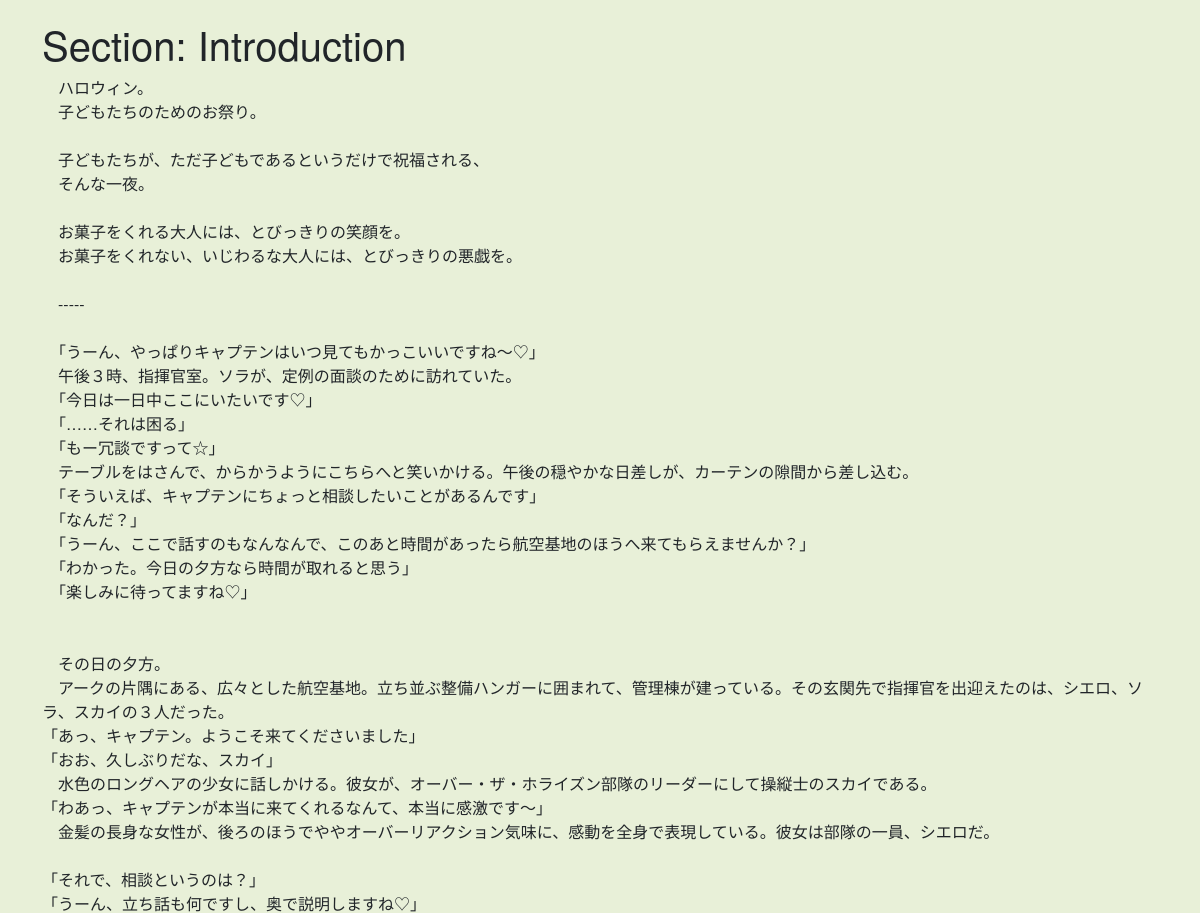
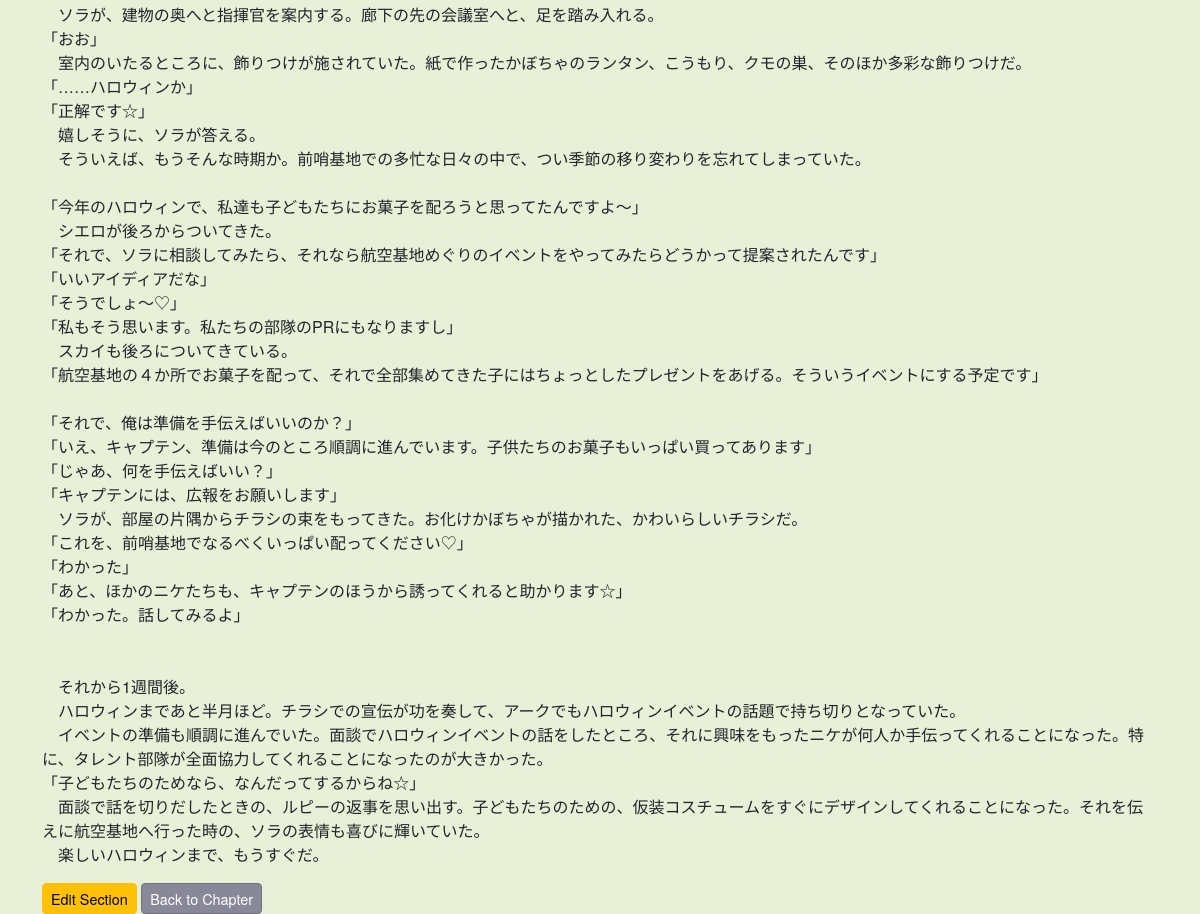
Page /minamo/book/1/chapters/1/sections/1/ (signed in) on the earlier database version (2 pictures, top to bottom).
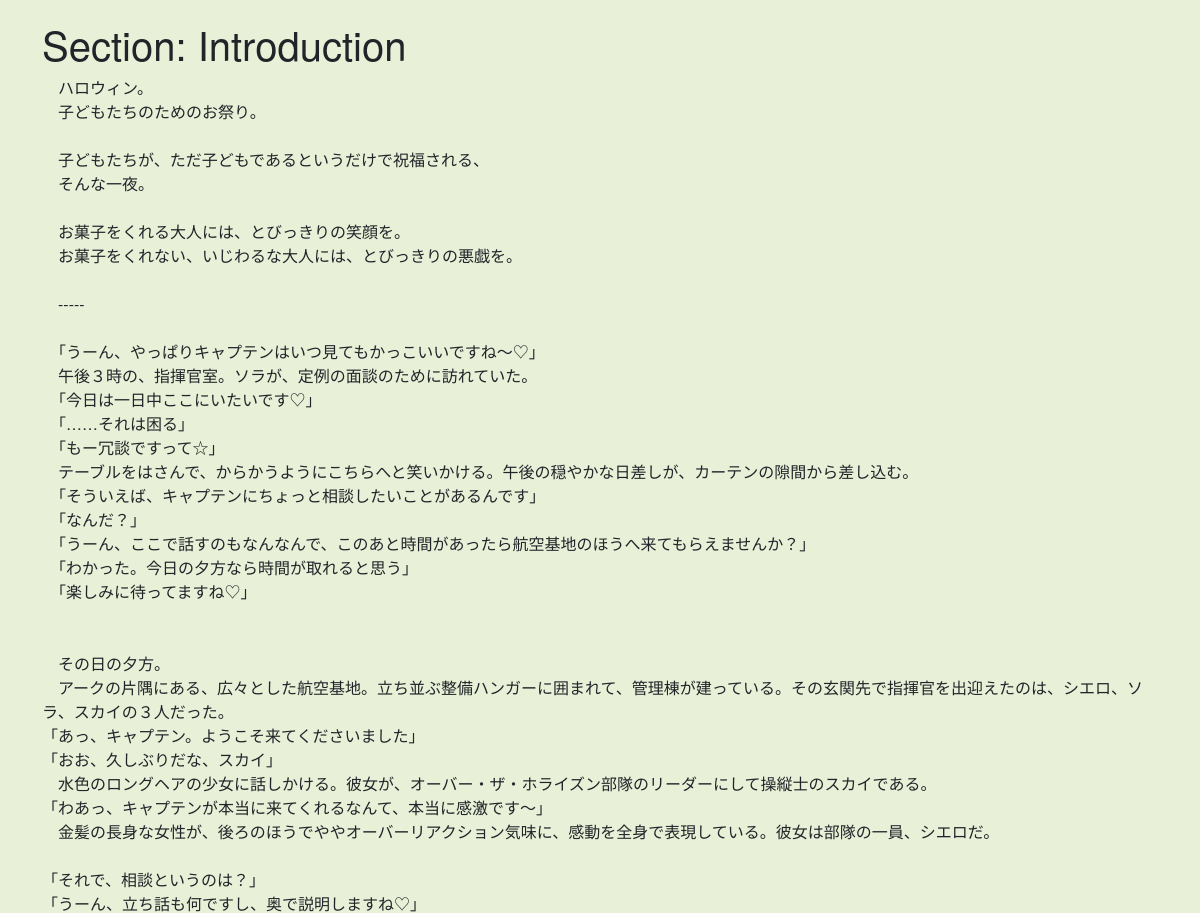
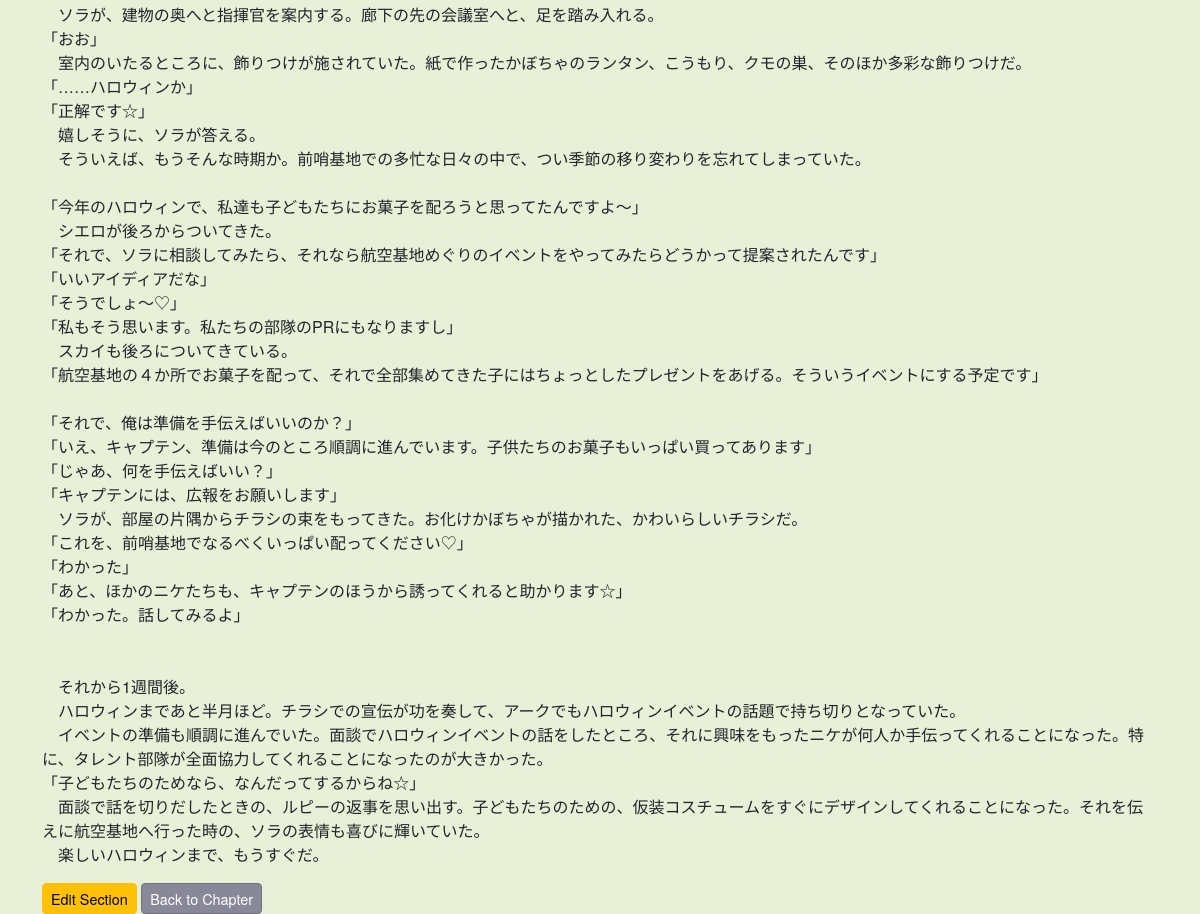
Same page on the later database version (2 pictures, top to bottom).
### minamo/models.py (models this page shows, shortened)
class Section(models.Model):
    chapter = models.ForeignKey(Chapter, on_delete=models.CASCADE)
    title = models.CharField(max_length=200, default="New Section")
    content = models.TextField()
    content_head = models.CharField(max_length=200, blank=True)
    order = models.IntegerField()
    length = models.IntegerField(default=0)
    created_date = models.DateField(default=timezone.now)
    updated_date = models.DateField(auto_now=True)

### minamo/views.py (the view)
# urls.py: path('book/<int:book_id>/chapters/<int:chapter_id>/sections/<int:section_id>/', views.section_detail, name='section_detail'),
@login_required
def section_detail(request, book_id, chapter_id, section_id):
    book = request.user.book_set.get(id=book_id)
    chapter = book.chapter_set.get(id=chapter_id)
    section = chapter.section_set.get(id=section_id)
    context = {'book': book, 'chapter': chapter, 'section': section}
    return render(request, 'minamo/section_detail.html', context)

### minamo/templates/minamo/section_detail.html (shortened to what this page needs)
{% extends "minamo/base.html" %}
{% block content %}
<h1>Section: {{ section.title }}</h1>
<p id="section-content-show">{{ section.content }}</p>
<a href="{% url 'minamo:edit_section' section.chapter.book.id section.chapter.id section.id %}" class="btn btn-warning btn-sm">Edit Section</a>
<a href="{% url 'minamo:chapter_detail' section.chapter.book.id section.chapter.id %}" class="btn btn-secondary btn-sm">Back to Chapter</a>
{% endblock %}

Differences in the rows shown:
changed Section "Introduction": content "…お菓子をくれる大人には、とびっきりの笑顔を。 お菓子をくれない、いじわるな大人には、とびっきりの悪戯を。 ----- 「うーん、やっぱりキャプテンはいつ見てもかっこいいですね～♡」 午後３時、指揮官室。ソラが、定例の面談のために訪れていた。 「今日は一日中ここにいたいです♡」 「……それは困る」 「もー冗談ですって☆」 テーブルをはさんで、からかうようにこちらへと笑いかける。午後の穏やかな日差しが、カーテンの隙間から差し込む。…" → "…お菓子をくれる大人には、とびっきりの笑顔を。 お菓子をくれない、いじわるな大人には、とびっきりの悪戯を。 ----- 「うーん、やっぱりキャプテンはいつ見てもかっこいいですね～♡」 午後３時の、指揮官室。ソラが、定例の面談のために訪れていた。 「今日は一日中ここにいたいです♡」 「……それは困る」 「もー冗談ですって☆」 テーブルをはさんで、からかうようにこちらへと笑いかける。午後の穏やかな日差しが、カーテンの隙間から差し込む。…"
